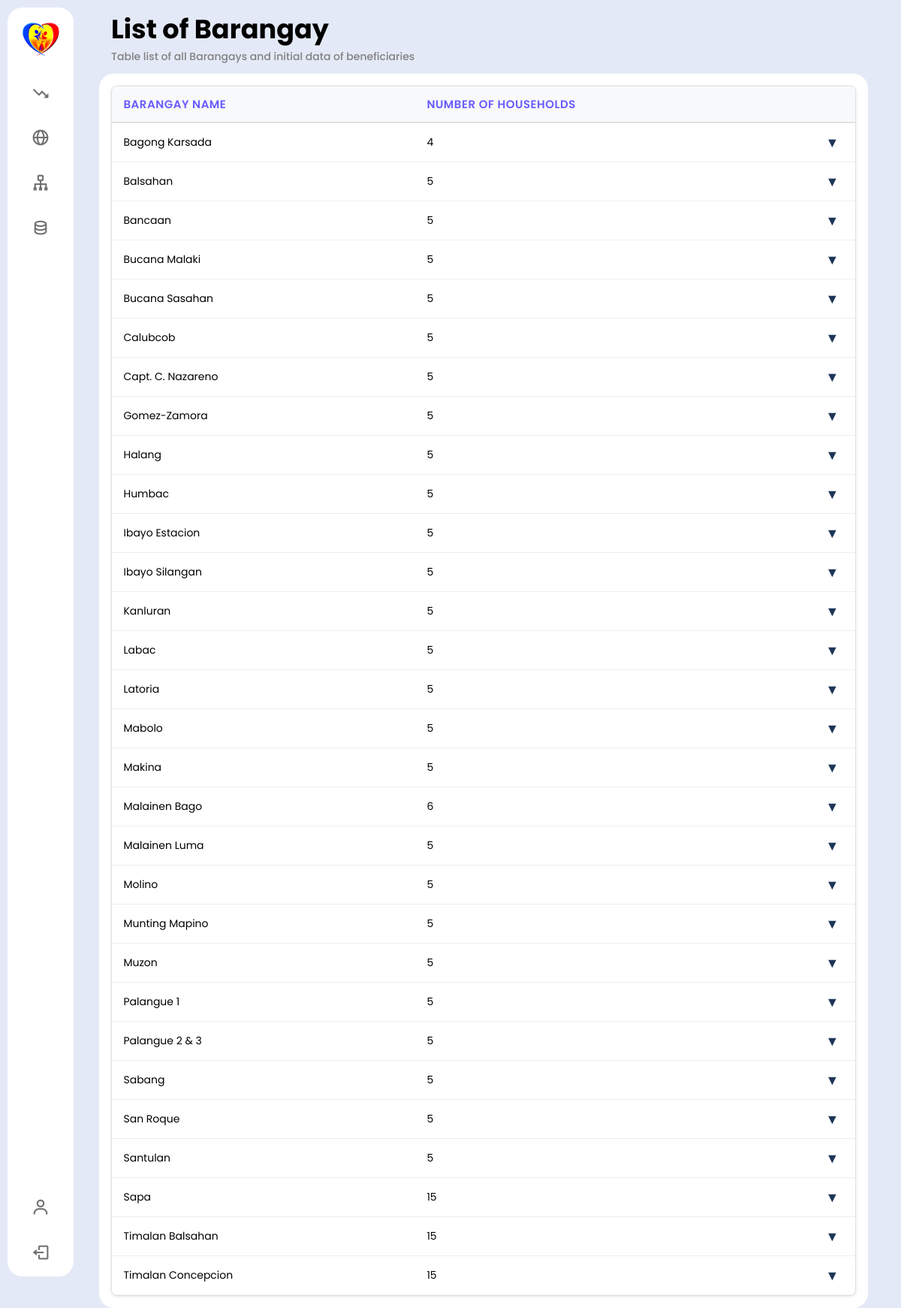
The app's page /php/barangaylist.php (signed in) with its own data.
### tables this page shows
CREATE TABLE `barangay` (
  `BarangayID` varchar(20) NOT NULL,
  `BarangayName` varchar(255) NOT NULL,
  `TotalHouseholds` int(11) NOT NULL DEFAULT 0,
  `TotalBeneficiaries` int(11) NOT NULL DEFAULT 0,
  `Average_Income` decimal(10,2) DEFAULT NULL,
  `PWD` int(10) UNSIGNED DEFAULT 0,
  `SES` float NOT NULL
);

### php/barangaylist.php (the view, shortened to what this page needs)
<?php
include 'config.php';
?>
<!DOCTYPE html>
<html lang="en">
<head>
    <link rel="stylesheet" href="../css/barangaylist.css">
    <link rel="stylesheet" href="../css/navbar.css">
    <link href="https://unpkg.com/boxicons@2.1.4/css/boxicons.min.css" rel="stylesheet">
</head>
<body>
    <?php include 'navbar.php'; ?>
    <section class="home">
        <div class="text">
            <h3>List of Barangay</h3>
            <span class="profession">Table list of all Barangays and initial data of beneficiaries</span>
        </div>
        <div class="container">
            <div class="table-wrapper">
                <div class="table-container">
                    <table class="content-table">
                        <thead>
                            <tr>
                                <th>Barangay Name</th>
                                <th>Number of Households</th>
                                <th></th>
                            </tr>
                        </thead>
                        <tbody>
                            <?php
                            $sql = "SELECT BarangayName, TotalHouseholds FROM barangay ORDER BY BarangayName ASC";
                            $result_main_list = $conn->query($sql);
                            if ($result_main_list && $result_main_list->num_rows > 0) {
                                while ($row_main = $result_main_list->fetch_assoc()) {
                                    echo '<tr class="expandable-row" onclick="toggleExpand(this)" data-barangay="' . htmlspecialchars($row_main['BarangayName']) . '">';
                                    echo '<td>' . htmlspecialchars($row_main['BarangayName']) . '</td>';
                                    echo '<td class="member-td">' . htmlspecialchars($row_main['TotalHouseholds']) . '</td>';
                                    echo '<td><span class="expand-arrow">&#9660;</span></td>';
                                    echo '</tr>';
                                }
                            } else {
                                echo '<tr><td colspan="3" style="text-align:center;">No barangay data found.</td></tr>';
                            }
                            ?>
                        </tbody>
                    </table>
                </div>
            </div>
        </div>
    </section>
</body>
</html>

### css/barangaylist.css (style rules this page uses)
.profession { font-size: 14px; display: block; color: gray; }
.container { display: flex; flex-direction: column; border-radius: 20px; position: relative; padding: 1rem; left: 4%; width: 92%; background-color: white; }
.table-wrapper { width: 100%; background: white; border-radius: 8px; box-shadow: 0 1px 4px rgba(0, 0, 0, 0.1); overflow: hidden; border: 1px solid #e0e0e0; }
.table-container { width: 100%; overflow-x: auto; }
table.content-table { width: 100%; border-collapse: collapse; }
.content-table th, .content-table td { color: black; padding: 12px 15px; text-align: left; border-bottom: 1px solid #eee; font-size: 14px; vertical-align: middle; white-space: nowrap; }
.content-table td.member-td { text-align: start; }
.content-table th { background-color: #f8f9fa; color: #695CFE; font-weight: 600; text-transform: uppercase; font-size: 15px; letter-spacing: 0.5px; border-bottom-width: 2px; border-color: #dee2e6; }
.content-table th:last-child, .content-table td:last-child { text-align: center; width: 60px; }
.expandable-row { cursor: pointer; }
.expand-arrow { cursor: pointer; font-size: 18px; display: inline-block; transition: transform 0.3s ease; color: #1d3557; }

### css/navbar.css (style rules this page uses)
* { margin: 0; padding: 0; box-sizing: border-box; font-family: 'Poppins', sans-serif; }
:root { --body-color: #E4E9F7; --sidebar-color: #FFF; --primary-color: #695CFE; --primary-color-light: #F6F5FF; --toggle-color: #DDD; --text-color: #707070; --tran-03: all 0.2s ease; --tran-04: all 0.3s ease; --tran-05: all 0.3s ease; }
body { min-height: 100vh; background-color: var(--body-color); transition: var(--tran-05); }
.home { position: absolute; top: 0; left: 88px; height: 100vh; width: calc(100% - 88px); background-color: var(--body-color); transition: var(--tran-05); }
.home .text { font-size: 30px; font-weight: 500; color: black; padding: 12px 60px; }

### records on screen
barangay: BarangayName "Bagong Karsada", TotalHouseholds "4"
barangay: BarangayName "Balsahan", TotalHouseholds "5"
barangay: BarangayName "Bancaan", TotalHouseholds "5"
barangay: BarangayName "Bucana Malaki", TotalHouseholds "5"
barangay: BarangayName "Bucana Sasahan", TotalHouseholds "5"
barangay: BarangayName "Calubcob", TotalHouseholds "5"
barangay: BarangayName "Capt. C. Nazareno", TotalHouseholds "5"
barangay: BarangayName "Gomez-Zamora", TotalHouseholds "5"
barangay: BarangayName "Halang", TotalHouseholds "5"
barangay: BarangayName "Humbac", TotalHouseholds "5"
barangay: BarangayName "Ibayo Estacion", TotalHouseholds "5"
barangay: BarangayName "Ibayo Silangan", TotalHouseholds "5"
barangay: BarangayName "Kanluran", TotalHouseholds "5"
barangay: BarangayName "Labac", TotalHouseholds "5"
barangay: BarangayName "Latoria", TotalHouseholds "5"
barangay: BarangayName "Mabolo", TotalHouseholds "5"
barangay: BarangayName "Makina", TotalHouseholds "5"
barangay: BarangayName "Malainen Bago", TotalHouseholds "6"
barangay: BarangayName "Malainen Luma", TotalHouseholds "5"
barangay: BarangayName "Molino", TotalHouseholds "5"
barangay: BarangayName "Munting Mapino", TotalHouseholds "5"
barangay: BarangayName "Muzon", TotalHouseholds "5"
barangay: BarangayName "Palangue 1", TotalHouseholds "5"
barangay: BarangayName "Palangue 2 & 3", TotalHouseholds "5"
barangay: BarangayName "Sabang", TotalHouseholds "5"
barangay: BarangayName "San Roque", TotalHouseholds "5"
barangay: BarangayName "Santulan", TotalHouseholds "5"
barangay: BarangayName "Sapa", TotalHouseholds "15"
barangay: BarangayName "Timalan Balsahan", TotalHouseholds "15"
barangay: BarangayName "Timalan Concepcion", TotalHouseholds "15"
